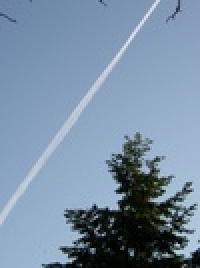
%> input picture pers2.jpg, 100 x 134 px, shrunk from 1488 x 1984 before the run (shown 2 times larger)
$ octave --eval "ContrailsR;"   (GNU Octave 9; MATLAB toolbox functions it lacks are replaced by stand-ins)
%> lines starting %> are read from the running program, lines starting %| are printed output that depends on the picture; in (x1, y1, x2, y2) boxes, pixels count from 0 and x2, y2 are one past the last pixel; in counts of white or black regions, pixels touching at a corner belong together; the program's own positions count from 1
function ContrailsR()

I = imread('pers2.jpg');
%> I is the input picture: size 134x100x3 uint8; mean R, G, B 120.4, 141.8, 164.1
imageOutput = contractImage(I,1.2,1.35);

figure
imshow(I);

figure
imshow(imageOutput);
print output.jpg -djpeg

end

function[imageOutput] = contractImage(imageInput, lowPara, HighPara)
%> called with lowPara = 1.2, HighPara = 1.35

imageSize = size(imageInput);
%> imageSize = [134 100 3]
garyValue = garyscale(imageInput);

length = imageSize(1);
width = imageSize(2);
garyLow = mean(mean(garyValue))*lowPara;
garyHigh = mean(mean(garyValue))*HighPara;

for i = 1:length
    for j = 1:width
        if (garyValue(i,j)<garyLow||garyValue(i,j)>garyHigh)
            imageOutput(i,j,1)=0;
            imageOutput(i,j,2)=0;
            imageOutput(i,j,3)=0;
        else
            imageOutput(i,j,1)=255;
            imageOutput(i,j,2)=255;
            imageOutput(i,j,3)=255;
        end
    end
end

end

function [intensity] = garyscale(imageInput)
    red=squeeze(imageInput(:,:,1));
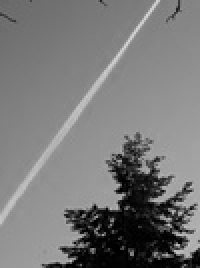
%> red: size 134x100 uint8 (shown 2 times larger); min 0, max 215, mean 120.4
    green=squeeze(imageInput(:,:,2));
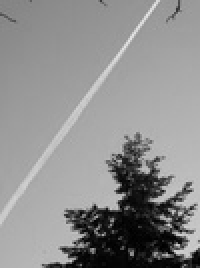
%> green: size 134x100 uint8 (shown 2 times larger); min 0, max 231, mean 141.8
    blue=squeeze(imageInput(:,:,3));
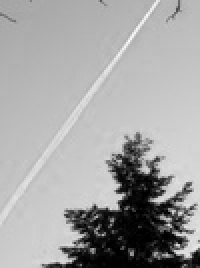
%> blue: size 134x100 uint8 (shown 2 times larger); min 0, max 250, mean 164.1
    intensity = 0.2989.*red + 0.5870.*green + 0.1140.*blue;
end
%> in contractImage, `garyLow = mean(mean(garyValue))*lowPara;`: garyLow = 165.6
%> in contractImage, `garyHigh = mean(mean(garyValue))*HighPara;`: garyHigh = 186.3
%> after the loop in contractImage, `for i = 1:length`:
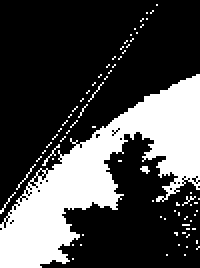
%> imageOutput: size 134x100x3 double (shown 2 times larger); 28.7% white; 76 white regions (75 under 20 px), largest, box (x1, y1, x2, y2) and area: (0, 37, 100, 134) 3645

$ run again, with pers1.jpg copied over pers2.jpg
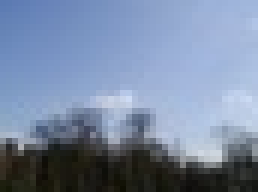
%> input picture pers1.jpg, 43 x 32 px, shrunk from 640 x 480 before the run (shown 6 times larger)
%> in ContrailsR, I is the input picture: size 32x43x3 uint8; mean R, G, B 120.3, 136.1, 162.5
%> in garyscale, `blue=squeeze(imageInput(:,:,3));`:
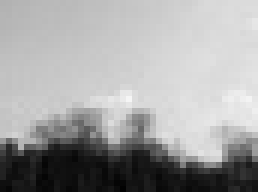
%> blue: size 32x43 uint8 (shown 6 times larger); min 2, max 245, mean 162.5
%> garyLow = 161.2
%> garyHigh = 181.4
%> after the loop in contractImage, `for i = 1:length`:
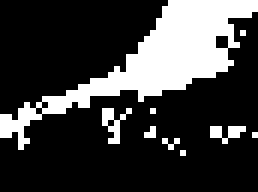
%> imageOutput: size 32x43x3 double (shown 6 times larger); 23.6% white; 9 white regions (8 under 20 px), largest, box (x1, y1, x2, y2) and area: (0, 0, 43, 25) 292

$ run again, with wea04179.jpg copied over pers2.jpg
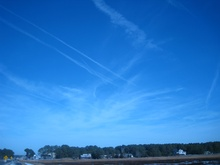
%> input picture wea04179.jpg, 220 x 165 px, shrunk from 3264 x 2448 before the run
%> in ContrailsR, I is the input picture: size 165x220x3 uint8; mean R, G, B 43.7, 124, 203.4
%> in garyscale, `blue=squeeze(imageInput(:,:,3));`:
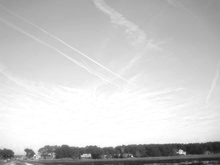
%> blue: size 165x220 uint8; min 23, max 255, mean 203.4
%> garyLow = 130.8
%> garyHigh = 147.2
%> after the loop in contractImage, `for i = 1:length`:
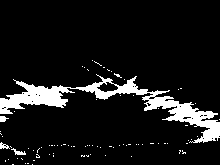
%> imageOutput: size 165x220x3 double; 9.5% white; 84 white regions (80 under 20 px), largest, box (x1, y1, x2, y2) and area: (0, 74, 220, 143) 3152, (11, 148, 26, 155) 46, (0, 142, 10, 149) 38, (0, 116, 9, 122) 37
